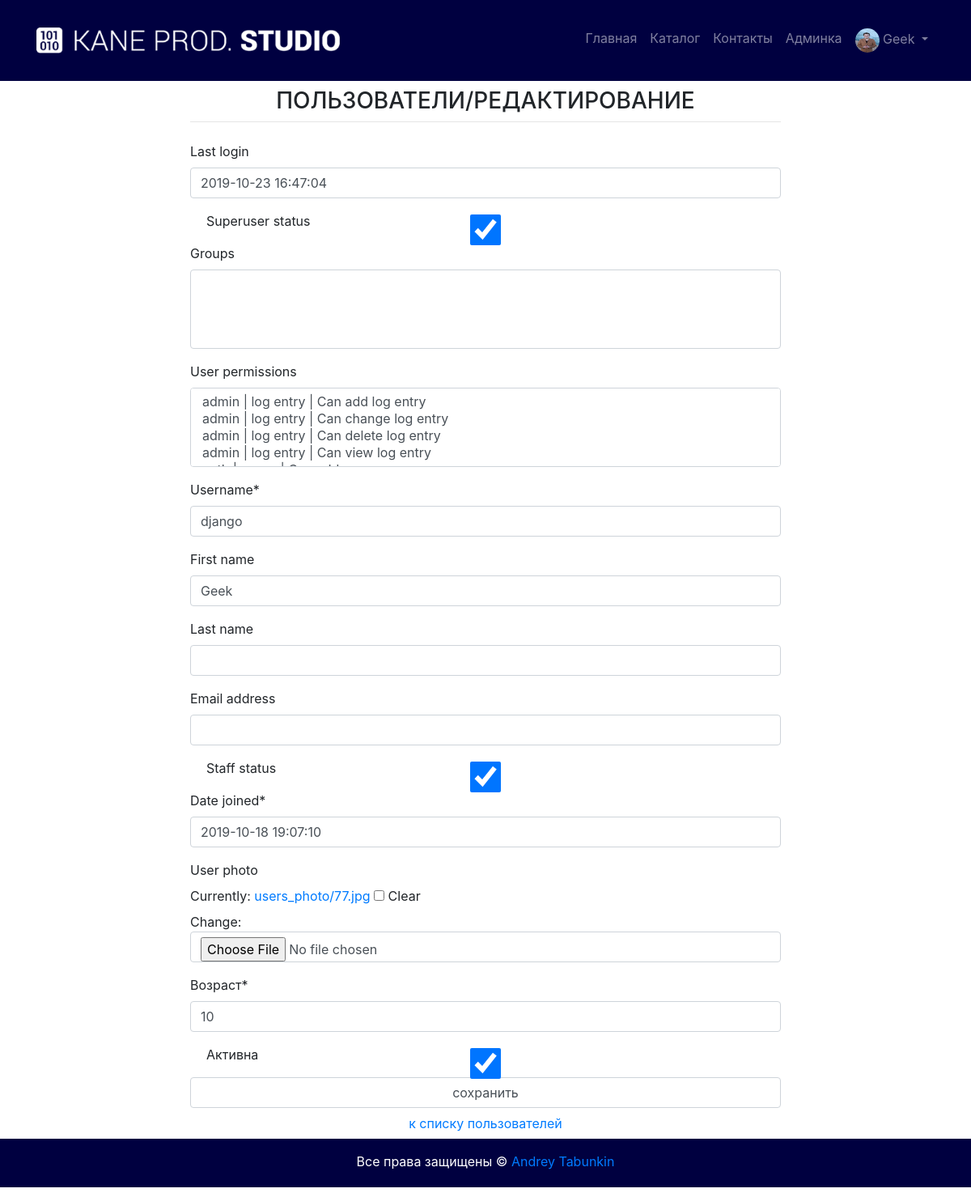
The app's page /myadmin/users/update/1/ (signed in), older data.
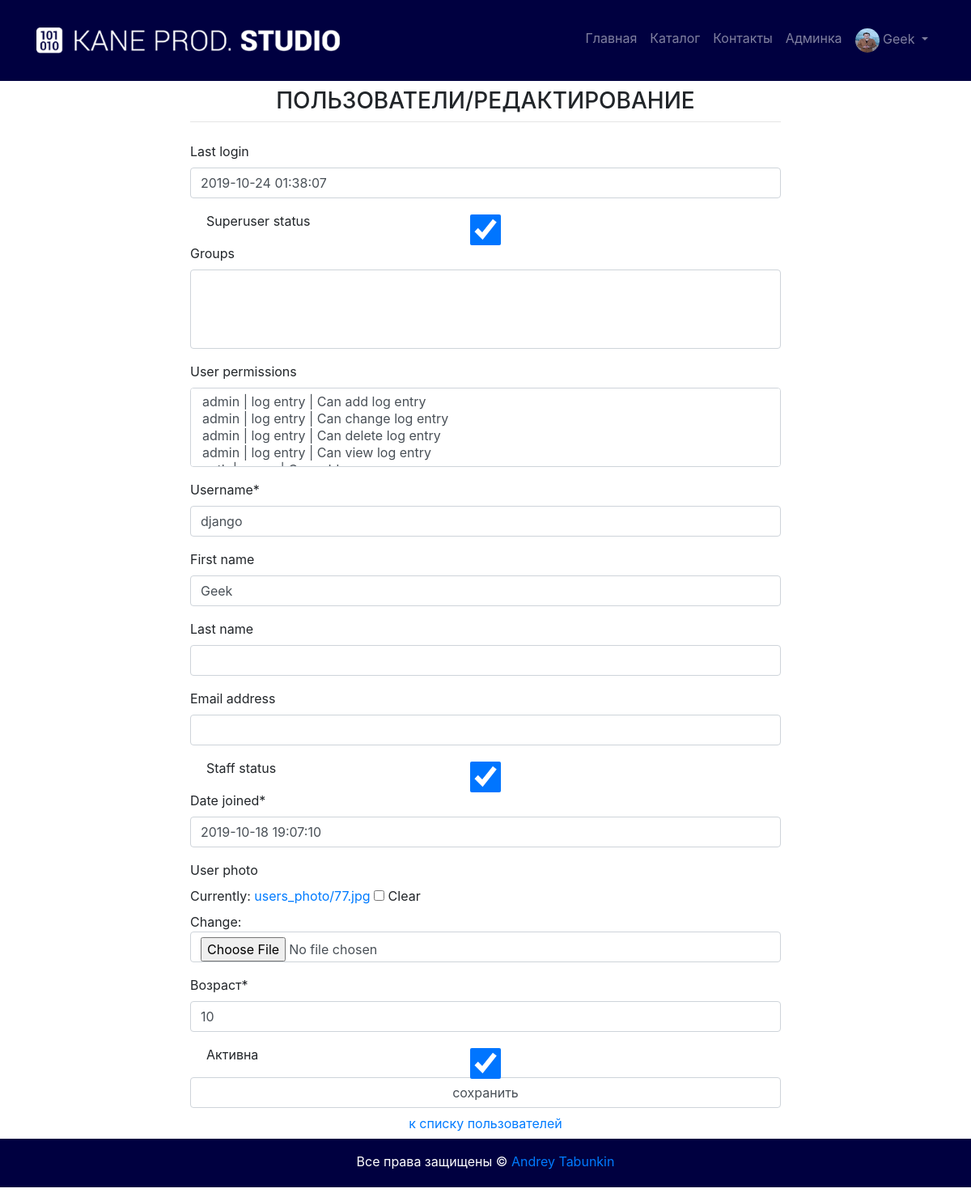
The same page, newer data.
### authapp/models.py (models this page shows)
class ShopUser(AbstractUser):
    user_photo = models.ImageField(upload_to='users_photo', blank=True)
    age = models.PositiveIntegerField(verbose_name='Возраст', null=True)
    is_active = models.BooleanField(verbose_name='активна', default=True)

### adminapp/views.py (the view)
# urls.py: path('users/update/<int:pk>/', adminapp.user_update, name='user_update'),
def user_update(request, pk):
    title = 'пользователи/редактирование'
    edit_user = get_object_or_404(ShopUser, pk=pk)
    if request.method == 'POST':
        edit_form = ShopUserAdminEditForm(request.POST, request.FILES, instance=edit_user)
        if edit_form.is_valid():
            edit_form.save()
            return HttpResponseRedirect(reverse('myadmin:user_update', args=[edit_user.pk]))
    else:
        edit_form = ShopUserAdminEditForm(instance=edit_user)
    content = {'title': title, 'update_form': edit_form}
    return render(request, 'adminapp/user_update.html', content)

### adminapp/forms.py
class ShopUserAdminEditForm(ShopUserEditForm):
    class Meta:
        model = ShopUser
        fields = '__all__'
    def __init__(self, *args, **kwargs):
        super().__init__(*args, **kwargs)
        for field_name, field in self.fields.items():
            field.widget.attrs['class'] = 'form-control'
            field.help_text = ''

### adminapp/templates/adminapp/user_update.html (shortened to what this page needs)
{% extends 'authapp/base.html' %}
{% load crispy_forms_tags %}
{% load staticfiles %}
{% block content %}
  <form class="form-horizontal" method="post" enctype="multipart/form-data">
    {{ update_form|crispy }}
    <input class="form-control" type="submit" value="сохранить">
  </form>
  <button class="btn btn-round form-control last">
    <a href="{% url 'myadmin:users_read' %}">
      к списку пользователей
    </a>
  </button>
{% endblock %}

### mainapp/templates/mainapp/includes/inc_main_menu.html (shortened to what this page needs)
{% load static %}
<nav class="navbar sticky-top navbar-expand-lg navbar-dark w-100">
    <div class="container">
        <a class="navbar-brand" href="{% url 'main:index' %}"><img class="w-75"
                                                                   src="{% static 'img/kane_logotip.png' %}"
                                                                   alt=""></a>
        <div class="collapse navbar-collapse justify-content-end" id="navbarNav">
            <ul class="navbar-nav">
                <li class="nav-item {% if request.resolver_match.url_name == 'index' %}active{% endif %}">
                    <a class="nav-link" href="{% url 'main:index' %}">Главная<span class="sr-only">(current)</span></a>
                </li>
                <li class="nav-item {% if request.resolver_match.url_name == 'catalog' %}active{% endif %}">
                    <a class="nav-link" href="{% url 'main:catalog' 0 %}">Каталог</a>
                </li>
                <li class="nav-item {% if request.resolver_match.url_name == 'contact' %}active{% endif %}">
                    <a class="nav-link" href="{% url 'main:contact' %}">Контакты</a>
                </li>
                {% if user.is_superuser %}
                    <li class="nav-item">
                        <a class="nav-link" href="{% url 'myadmin:users_read' %}">Админка</a>
                    </li>
                {% endif %}
                {% if user.is_authenticated %}
                    <li class="nav-item dropdown">
                        <a class="nav-link dropdown-toggle" href="#" id="navbarDropdown" role="button"
                           data-toggle="dropdown" aria-haspopup="true" aria-expanded="false">
                            <img class="img-rounded user_photo" src="/media/{{ user.user_photo }}"
                                 alt=""> {{ user.first_name|default:'Пользователь' }}
                        </a>
                    </li>
                {% else %}
                    <a class="nav-link" href="{% url 'auth:login' %}">Войти</a>
                {% endif %}
        </div>
    </div>
</nav>

Row changes from the older to the newer data that the page shows:
changed ShopUser "Geek": last_login "2019-10-23 16:47:04" → "2019-10-24 01:38:07"
